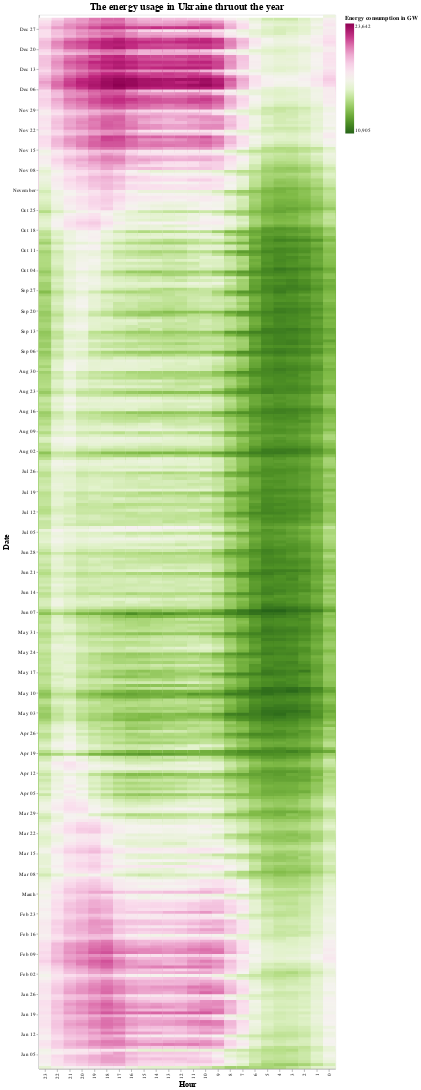

Notebook source saved alongside this figure:
### Code cell
alt.Chart(data, title={'text': "The energy usage in Ukraine thruout the year"}).mark_rect().encode(
    x = alt.X('hour:O', sort="descending", axis=alt.Axis(title='Hour', titleFontSize=14)),
    y = alt.Y('date:T', axis=alt.Axis(title='Date', titleFontSize=14)),
    color = alt.Color(
        'Energy consumption in GW', 
        type = 'quantitative',
        scale = alt.Scale(scheme = 'pinkyellowgreen', reverse=True))
).properties(width = 540, height = 1920).configure_title(fontSize=18)

### Figure 1 — Vega-Lite specification as saved in the notebook (floating-point values rounded to 4 significant figures; data arrays with more than 128 entries replaced by an {"elided": "..."} marker saying what was removed)
{"config": {"view": {"continuousWidth": 400, "continuousHeight": 300}, "title": {"fontSize": 18}}, "data": {"name": "data-f317b0a54799b9259d36fda684a40762"}, "mark": "rect", "encoding": {"color": {"type": "quantitative", "field": "Energy consumption in GW", "scale": {"reverse": true, "scheme": "pinkyellowgreen"}}, "x": {"type": "ordinal", "axis": {"title": "Hour", "titleFontSize": 14}, "field": "hour", "sort": "descending"}, "y": {"type": "temporal", "axis": {"title": "Date", "titleFontSize": 14}, "field": "date"}}, "height": 1920, "title": {"text": "The energy usage in Ukraine thruout the year"}, "width": 540, "$schema": "https://vega.github.io/schema/vega-lite/v4.8.1.json", "datasets": {"data-f317b0a54799b9259d36fda684a40762": {"elided": "8808 records"}}}
